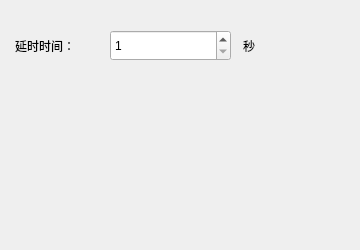
<?xml version="1.0" encoding="UTF-8"?>
<ui version="4.0">
 <class>SleepForm</class>
 <widget class="QWidget" name="SleepForm">
  <property name="geometry">
   <rect>
    <x>0</x>
    <y>0</y>
    <width>360</width>
    <height>250</height>
   </rect>
  </property>
  <property name="windowTitle">
   <string>Form</string>
  </property>
  <widget class="QLabel" name="label">
   <property name="geometry">
    <rect>
     <x>15</x>
     <y>30</y>
     <width>81</width>
     <height>31</height>
    </rect>
   </property>
   <property name="text">
    <string>延时时间：</string>
   </property>
  </widget>
  <widget class="QSpinBox" name="spinBoxSecond">
   <property name="geometry">
    <rect>
     <x>110</x>
     <y>30</y>
     <width>121</width>
     <height>31</height>
    </rect>
   </property>
   <property name="minimum">
    <number>1</number>
   </property>
   <property name="maximum">
    <number>65536</number>
   </property>
  </widget>
  <widget class="QLabel" name="label_2">
   <property name="geometry">
    <rect>
     <x>243</x>
     <y>30</y>
     <width>61</width>
     <height>31</height>
    </rect>
   </property>
   <property name="text">
    <string>秒</string>
   </property>
  </widget>
 </widget>
 <resources/>
 <connections/>
</ui>
